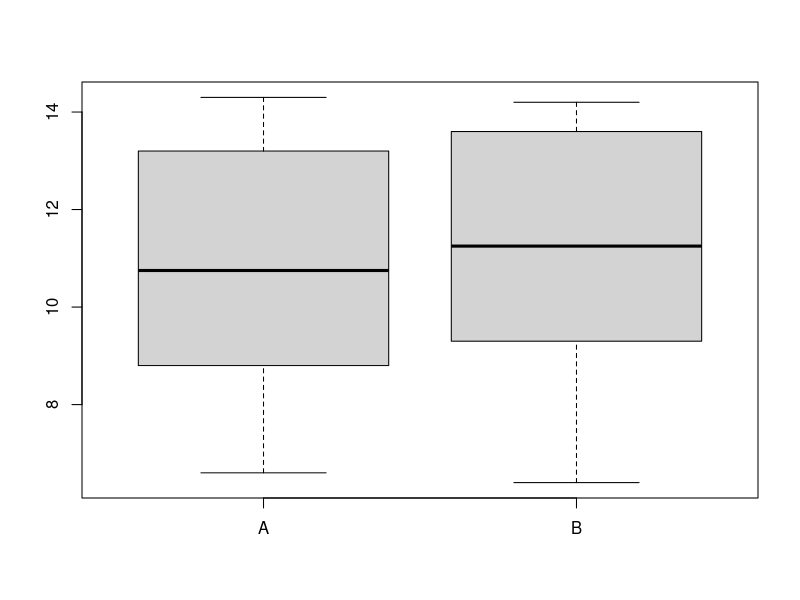

Reproduce this figure in R.
library(MASS)
attach(shoes)
shoes
boxplot(shoes)
#two-sample t-test with unequal variance#
t.test(A,B)
#test equal variance#
var.test(A,B)
#two sample t-test with equal variance#
t.test(A,B,var.eq=T)
#wilcoxon rank sum test#
wilcox.test(A,B)
#How W is calculated#
rank(c(A,B));c(A,B)
sum(rank(c(A,B))[1:10])-sum(1:10)
rank(c(A,B))[1:10]
1:10
sum(1:10)
#Pearson's sample correlation#
cor.test(A,B,method='pearson')
#Spearman's rank correlation#
cor.test(A,B,method='spearman')
#Paired t-test#
t.test(A,B,pair=T)
#Wilcoxon signed rank test#
wilcox.test(A,B,pair=T)
#to see how V is calculated#
d<-A-B;d
rank(abs(d))
abs(d)
d>0
sum(rank(abs(d))[d>0])
#a simple simulation comparint t and Wilcoxon tests#
n<-10
nsim<-1000
d<-seq(0,2,len=10)
pt<-pw<-matrix(NA,10,nsim)
for(j in 1:10){
  for(i in 1:nsim){
    y<-rnorm(n,mean=d[j],sd=1)
    pt[j,i]<-t.test(y)$p.value
    pw[j,i]<-wilcox.test(y)$p.value
  }
}
powert<-apply(pt<0.05,1,mean)
powerw<-apply(pw<0.05,1,mean)
rbind(powert,powerw)
#permutation test for shoes#
d<-A-B;abs(d)
n<-length(d)
d.perm<-matrix(abs(d),n,1000)
d.perm<-d.perm*sign(runif(1000*n)-.5)
d.bar<-apply(d.perm,2,mean)
mean(d.bar<mean(d))
#bootstrap confidence intervals for shoes#
d<-A-B;
d
boot.smpl<-matrix(d,length(d),1000)
boot.smpl1<-apply(boot.smpl,2,sample,r=T)
boot.md<-apply(boot.smpl,2,median)
var(boot.md)

#Birth hour Slide:95#
rep(1,24)

